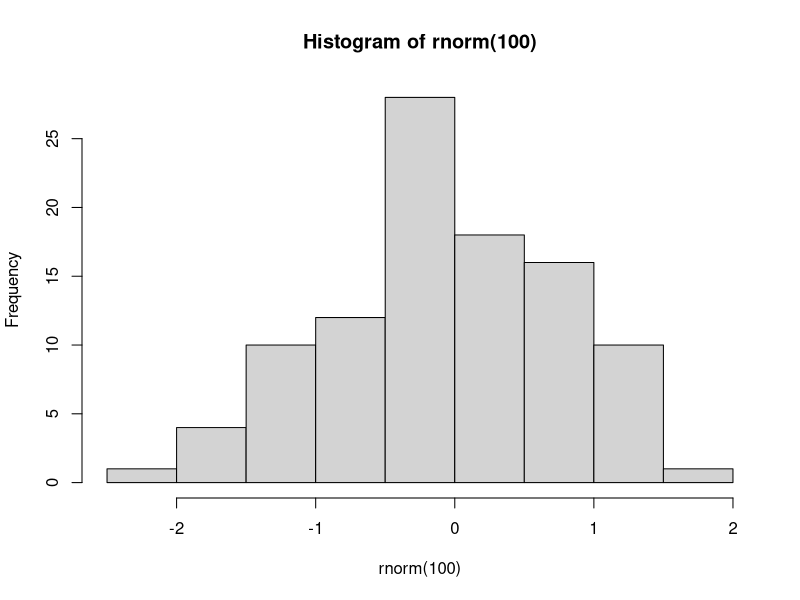
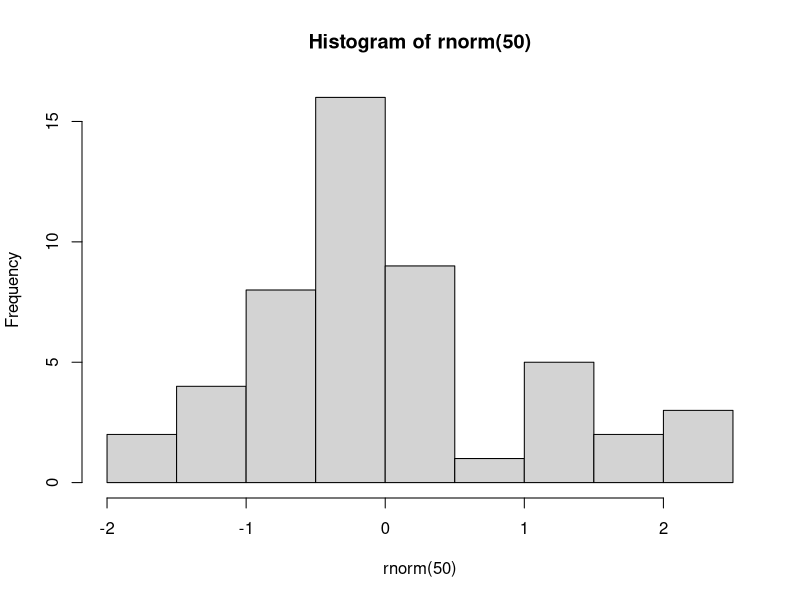
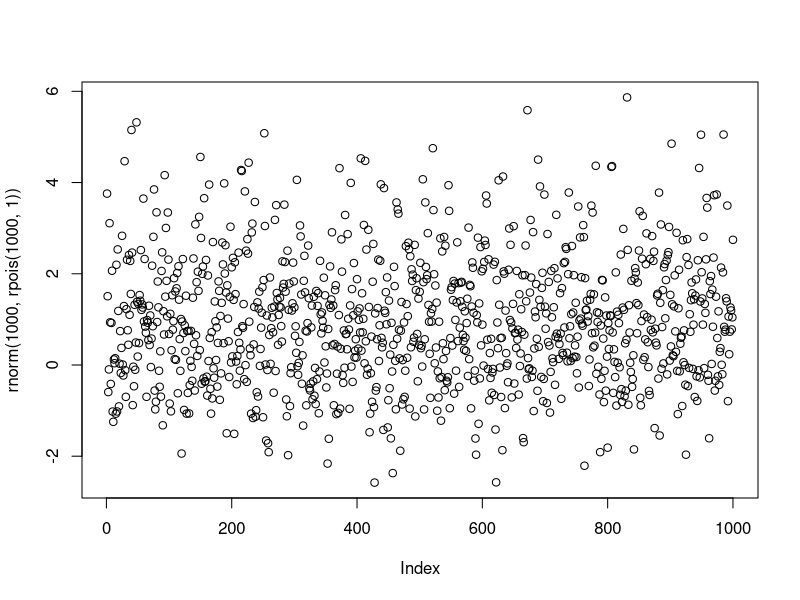

Reproduce these figures in R, in order.
## ---- chunk 1
hist(rnorm(100))
hist(rnorm(50))
## ---- chunk 2

plot(rnorm(1000,rpois(1000,1)))

